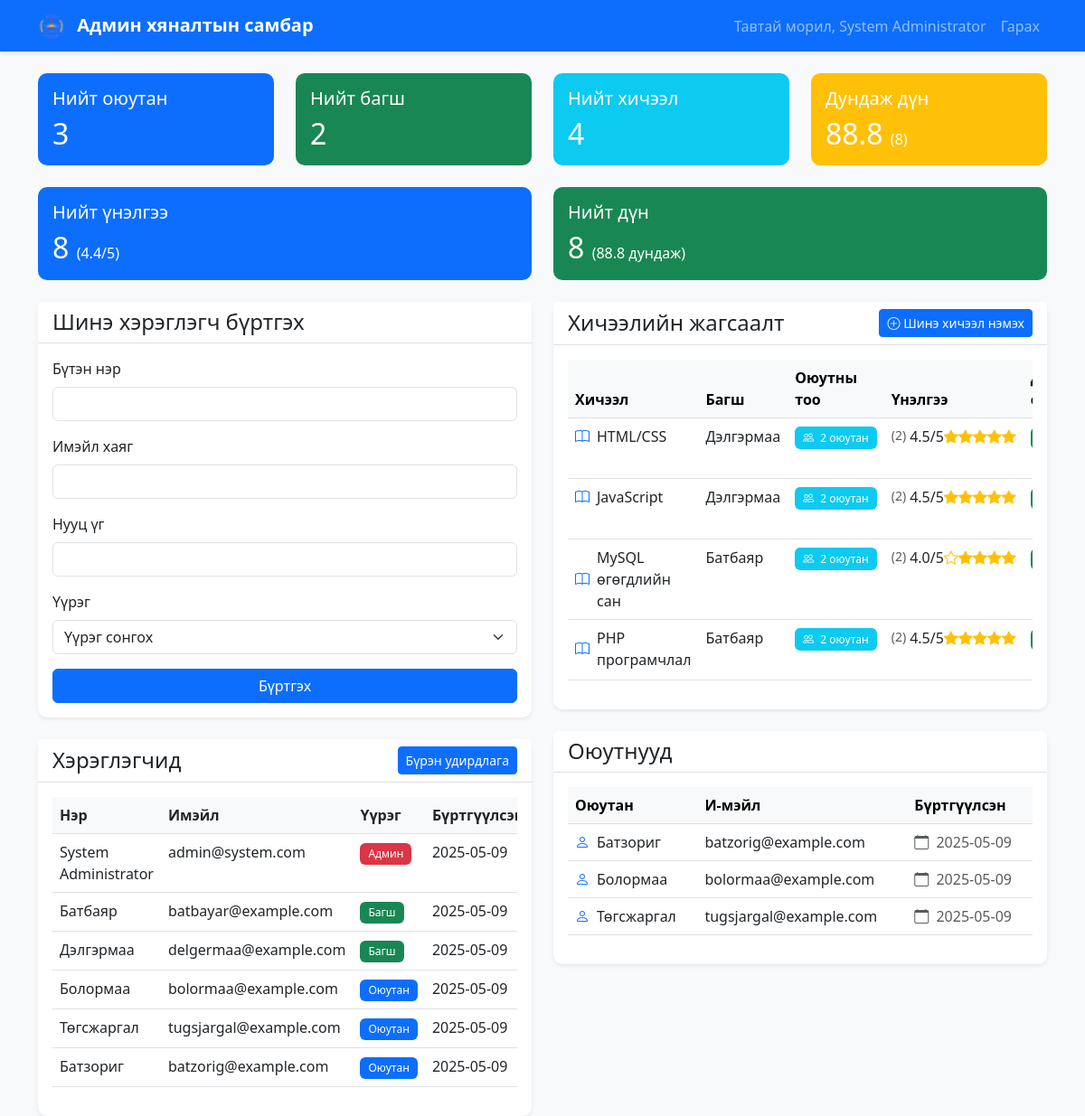
The page /dashboard/admin.php (signed in) on the database its author committed.
### tables this page shows
CREATE TABLE IF NOT EXISTS users (
    id INT PRIMARY KEY AUTO_INCREMENT,
    name VARCHAR(100) NOT NULL,
    email VARCHAR(100) UNIQUE NOT NULL,
    password VARCHAR(255) NOT NULL,
    role ENUM('admin', 'teacher', 'student') NOT NULL,
    profile_picture VARCHAR(255),
    phone_number VARCHAR(20),
    description TEXT,
    created_at TIMESTAMP DEFAULT CURRENT_TIMESTAMP
);

CREATE TABLE IF NOT EXISTS courses (
    id INT AUTO_INCREMENT PRIMARY KEY,
    name VARCHAR(255) NOT NULL,
    teacher_id INT NOT NULL,
    created_at TIMESTAMP DEFAULT CURRENT_TIMESTAMP,
    FOREIGN KEY (teacher_id) REFERENCES users(id) ON DELETE CASCADE
);

### dashboard/admin.php (the view, shortened to what the rows shown need)
<?php
require_once '../db.php';
$stmt = $conn->prepare("
    SELECT id, name, email, role, created_at
    FROM users
    ORDER BY created_at DESC
");
$stmt->execute();
$users = $stmt->get_result()->fetch_all(MYSQLI_ASSOC);
$stmt = $conn->prepare("
    SELECT
        c.id,
        c.name,
        c.teacher_id,
        u.name as teacher_name,
        c.created_at,
        (SELECT COUNT(*) FROM course_enrollments WHERE course_id = c.id) as student_count,
        (SELECT COUNT(*) FROM evaluations WHERE course_id = c.id) as total_evaluations,
        (SELECT AVG(score) FROM evaluations WHERE course_id = c.id) as average_score,
        (SELECT COUNT(*) FROM grades WHERE course_id = c.id) as graded_count,
        (SELECT AVG(grade) FROM grades WHERE course_id = c.id) as average_grade
    FROM courses c
    JOIN users u ON c.teacher_id = u.id
    GROUP BY c.id
    ORDER BY c.name
");
$stmt->execute();
$courses = $stmt->get_result()->fetch_all(MYSQLI_ASSOC);
$stmt = $conn->prepare("
    SELECT
        (SELECT COUNT(*) FROM users WHERE role = 'student') as total_students,
        (SELECT COUNT(*) FROM users WHERE role = 'teacher') as total_teachers,
        (SELECT COUNT(*) FROM courses) as total_courses,
        (SELECT COUNT(*) FROM evaluations) as total_evaluations,
        (SELECT AVG(score) FROM evaluations) as average_score,
        (SELECT COUNT(*) FROM grades) as total_grades,
        (SELECT AVG(grade) FROM grades) as average_grade
");
$stmt->execute();
$stats = $stmt->get_result()->fetch_assoc();
$stmt = $conn->prepare("
    SELECT id, name, email, created_at
    FROM users
    WHERE role = 'student'
    ORDER BY name
");
$stmt->execute();
$students = $stmt->get_result()->fetch_all(MYSQLI_ASSOC);
?>
<!DOCTYPE html>
<html lang="mn">
<head>
    <link href="https://cdn.jsdelivr.net/npm/bootstrap@5.3.0/dist/css/bootstrap.min.css" rel="stylesheet">
    <link rel="stylesheet" href="https://cdn.jsdelivr.net/npm/bootstrap-icons@1.7.2/font/bootstrap-icons.css">
    <link rel="stylesheet" href="../css/style.css">
</head>
<body class="bg-light">
    <div class="container mt-4">
        <div class="row mb-4">
            <div class="col-md-3">
                <div class="card bg-primary text-white">
                    <div class="card-body">
                        <h2 class="mb-0"><?php echo $stats['total_students']; ?></h2>
                    </div>
                </div>
            </div>
            <div class="col-md-3">
                <div class="card bg-success text-white">
                    <div class="card-body">
                        <h2 class="mb-0"><?php echo $stats['total_teachers']; ?></h2>
                    </div>
                </div>
            </div>
            <div class="col-md-3">
                <div class="card bg-info text-white">
                    <div class="card-body">
                        <h2 class="mb-0"><?php echo $stats['total_courses']; ?></h2>
                    </div>
                </div>
            </div>
            <div class="col-md-3">
                <div class="card bg-warning text-white">
                    <div class="card-body">
                        <h2 class="mb-0">
                            <?php if ($stats['total_grades'] > 0): ?>
                                <?php echo number_format($stats['average_grade'], 1); ?>
                                <small class="fs-6">(<?php echo $stats['total_grades']; ?>)</small>
                            <?php else: ?>
                                -
                            <?php endif; ?>
                        </h2>
                    </div>
                </div>
            </div>
        </div>
        <div class="row mb-4">
            <div class="col-md-6">
                <div class="card bg-primary text-white">
                    <div class="card-body">
                        <h2 class="mb-0">
                            <?php echo $stats['total_evaluations']; ?>
                            <?php if ($stats['total_evaluations'] > 0): ?>
                                <small class="fs-6">
                                    (<?php echo number_format($stats['average_score'], 1); ?>/5)
                                </small>
                            <?php endif; ?>
                        </h2>
                    </div>
                </div>
            </div>
            <div class="col-md-6">
                <div class="card bg-success text-white">
                    <div class="card-body">
                        <h2 class="mb-0">
                            <?php echo $stats['total_grades']; ?>
                            <?php if ($stats['total_grades'] > 0): ?>
                                <small class="fs-6">
                                    (<?php echo number_format($stats['average_grade'], 1); ?> дундаж)
                                </small>
                            <?php endif; ?>
                        </h2>
                    </div>
                </div>
            </div>
        </div>
        <div class="row">
            <div class="col-md-6">
                <div class="card shadow-sm">
                    <div class="card-body">
                        <div class="table-responsive">
                            <table class="table">
                                <thead>
                                    <tr>
                                        <th>Нэр</th>
                                        <th>Имэйл</th>
                                        <th>Үүрэг</th>
                                        <th>Бүртгүүлсэн</th>
                                    </tr>
                                </thead>
                                <tbody>
                                    <?php foreach ($users as $user): ?>
                                        <tr>
                                            <td><?php echo htmlspecialchars($user['name']); ?></td>
                                            <td><?php echo htmlspecialchars($user['email']); ?></td>
                                            <td>
                                                <span class="badge bg-<?php echo $user['role'] === 'admin' ? 'danger' : ($user['role'] === 'teacher' ? 'success' : 'primary'); ?>">
                                                    <?php echo $user['role'] === 'admin' ? 'Админ' : ($user['role'] === 'teacher' ? 'Багш' : 'Оюутан'); ?>
                                                </span>
                                            </td>
                                            <td><?php echo date('Y-m-d', strtotime($user['created_at'])); ?></td>
                                        </tr>
                                    <?php endforeach; ?>
                                </tbody>
                            </table>
                        </div>
                    </div>
                </div>
            </div>
            <div class="col-md-6">
                <div class="card shadow-sm mb-4">
                    <div class="card-body">
                        <?php if (empty($courses)): ?>
                            <div class="text-center py-4">
                                <div class="text-muted">
                                    <i class="bi bi-book fs-4 d-block mb-2"></i>
                                    Хичээл байхгүй байна
                                </div>
                            </div>
                        <?php else: ?>
                            <div class="table-responsive">
                                <table class="table table-hover">
                                    <thead class="table-light">
                                        <tr>
                                            <th>Хичээл</th>
                                            <th>Багш</th>
                                            <th>Оюутны тоо</th>
                                            <th>Үнэлгээ</th>
                                            <th>Дундаж оноо</th>
                                        </tr>
                                    </thead>
                                    <tbody>
                                        <?php foreach ($courses as $course): ?>
                                            <tr>
                                                <td>
                                                    <div class="d-flex align-items-center">
                                                        <i class="bi bi-book text-primary me-2"></i>
                                                        <?php echo htmlspecialchars($course['name']); ?>
                                                    </div>
                                                </td>
                                                <td><?php echo htmlspecialchars($course['teacher_name']); ?></td>
                                                <td>
                                                    <span class="badge bg-info">
                                                        <i class="bi bi-people me-1"></i>
                                                        <?php echo $course['student_count']; ?> оюутан
                                                    </span>
                                                </td>
                                                <td>
                                                    <?php if ($course['total_evaluations'] > 0): ?>
                                                        <div class="rating">
                                                            <?php for ($i = 1; $i <= 5; $i++): ?>
                                                                <i class="bi bi-star<?php echo $i <= round($course['average_score']) ? '-fill' : ''; ?> text-warning"></i>
                                                            <?php endfor; ?>
                                                            <span class="ms-1"><?php echo number_format($course['average_score'], 1); ?>/5</span>
                                                            <small class="text-muted">
                                                                (<?php echo $course['total_evaluations']; ?>)
                                                            </small>
                                                        </div>
                                                    <?php else: ?>
                                                        <span class="text-muted">Үнэлгээ байхгүй</span>
                                                    <?php endif; ?>
                                                </td>
                                                <td>
                                                    <?php if ($course['graded_count'] > 0): ?>
                                                        <span class="badge bg-<?php echo $course['average_grade'] >= 60 ? 'success' : 'danger'; ?>">
                                                        </span>
                                                    <?php else: ?>
                                                        <span class="text-muted">Дүн байхгүй</span>
                                                    <?php endif; ?>
                                                </td>
                                            </tr>
                                        <?php endforeach; ?>
                                    </tbody>
                                </table>
                            </div>
                        <?php endif; ?>
                    </div>
                </div>
                <div class="card shadow-sm">
                    <div class="card-body">
                        <?php if (empty($students)): ?>
                            <div class="text-center py-4">
                                <div class="text-muted">
                                    <i class="bi bi-people fs-4 d-block mb-2"></i>
                                    Оюутан бүртгэгдээгүй байна
                                </div>
                            </div>
                        <?php else: ?>
                            <div class="table-responsive">
                                <table class="table table-hover">
                                    <thead class="table-light">
                                        <tr>
                                            <th>Оюутан</th>
                                            <th>И-мэйл</th>
                                            <th>Бүртгүүлсэн</th>
                                        </tr>
                                    </thead>
                                    <tbody>
                                        <?php foreach ($students as $student): ?>
                                            <tr>
                                                <td>
                                                    <div class="d-flex align-items-center">
                                                        <i class="bi bi-person text-primary me-2"></i>
                                                        <?php echo htmlspecialchars($student['name']); ?>
                                                    </div>
                                                </td>
                                                <td><?php echo htmlspecialchars($student['email']); ?></td>
                                                <td>
                                                    <span class="text-muted">
                                                        <i class="bi bi-calendar me-1"></i>
                                                        <?php echo date('Y-m-d', strtotime($student['created_at'])); ?>
                                                    </span>
                                                </td>
                                            </tr>
                                        <?php endforeach; ?>
                                    </tbody>
                                </table>
                            </div>
                        <?php endif; ?>
                    </div>
                </div>
            </div>
        </div>
    </div>
</body>
</html>

### rows shown on the page
users: name "System Administrator", email "admin@system.com", role "Админ", created_at "2025-05-09"
users: name "Батбаяр", email "batbayar@example.com", role "Багш", created_at "2025-05-09"
users: name "Дэлгэрмаа", email "delgermaa@example.com", role "Багш", created_at "2025-05-09"
users: name "Болормаа", email "bolormaa@example.com", role "Оюутан", created_at "2025-05-09"
users: name "Төгсжаргал", email "tugsjargal@example.com", role "Оюутан", created_at "2025-05-09"
users: name "Батзориг", email "batzorig@example.com", role "Оюутан", created_at "2025-05-09"
courses: name "HTML/CSS", teacher.name "Дэлгэрмаа", student_count "2", average_score "4.5", total_evaluations "2"
courses: name "JavaScript", teacher.name "Дэлгэрмаа", student_count "2", average_score "4.5", total_evaluations "2"
courses: name "MySQL өгөгдлийн сан", teacher.name "Батбаяр", student_count "2", average_score "4.0", total_evaluations "2"
courses: name "PHP програмчлал", teacher.name "Батбаяр", student_count "2", average_score "4.5", total_evaluations "2"

### other values the page prints
$_SESSION['user_name'] "System Administrator"
$stats['total_students'] "3"
$stats['total_teachers'] "2"
$stats['total_courses'] "4"
$stats['average_grade'] "88.8"
$stats['total_grades'] "8"
$stats['total_evaluations'] "8"
$stats['average_score'] "4.4"
